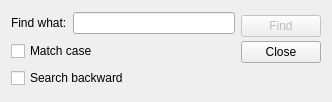
<?xml version="1.0" encoding="UTF-8"?>
<ui version="4.0">
 <class>FindDialog</class>
 <widget class="QDialog" name="FindDialog">
  <property name="geometry">
   <rect>
    <x>0</x>
    <y>0</y>
    <width>332</width>
    <height>102</height>
   </rect>
  </property>
  <property name="sizePolicy">
   <sizepolicy hsizetype="Preferred" vsizetype="Preferred">
    <horstretch>0</horstretch>
    <verstretch>0</verstretch>
   </sizepolicy>
  </property>
  <property name="windowTitle">
   <string>Find</string>
  </property>
  <property name="layoutDirection">
   <enum>Qt::LayoutDirection::LeftToRight</enum>
  </property>
  <property name="sizeGripEnabled">
   <bool>false</bool>
  </property>
  <property name="modal">
   <bool>false</bool>
  </property>
  <layout class="QHBoxLayout" name="horizontalLayout_3">
   <item>
    <layout class="QHBoxLayout" name="mainLayout">
     <property name="sizeConstraint">
      <enum>QLayout::SizeConstraint::SetDefaultConstraint</enum>
     </property>
     <item>
      <layout class="QVBoxLayout" name="leftLayout">
       <item>
        <layout class="QHBoxLayout" name="topLeftLayout">
         <item>
          <widget class="QLabel" name="label">
           <property name="text">
            <string>Find what:</string>
           </property>
          </widget>
         </item>
         <item>
          <widget class="QLineEdit" name="lineEdit"/>
         </item>
        </layout>
       </item>
       <item>
        <widget class="QCheckBox" name="caseCheckBox">
         <property name="text">
          <string>Match case</string>
         </property>
        </widget>
       </item>
       <item>
        <widget class="QCheckBox" name="backwardCheckBox">
         <property name="text">
          <string>Search backward</string>
         </property>
        </widget>
       </item>
      </layout>
     </item>
     <item>
      <layout class="QVBoxLayout" name="rightLayout">
       <property name="spacing">
        <number>0</number>
       </property>
       <property name="sizeConstraint">
        <enum>QLayout::SizeConstraint::SetDefaultConstraint</enum>
       </property>
       <property name="topMargin">
        <number>0</number>
       </property>
       <property name="bottomMargin">
        <number>23</number>
       </property>
       <item>
        <widget class="QPushButton" name="findButton">
         <property name="enabled">
          <bool>false</bool>
         </property>
         <property name="text">
          <string>Find</string>
         </property>
         <property name="default">
          <bool>true</bool>
         </property>
        </widget>
       </item>
       <item>
        <widget class="QPushButton" name="closeButton">
         <property name="text">
          <string>Close</string>
         </property>
        </widget>
       </item>
      </layout>
     </item>
    </layout>
   </item>
  </layout>
 </widget>
 <layoutdefault spacing="6" margin="11"/>
 <tabstops>
  <tabstop>lineEdit</tabstop>
  <tabstop>findButton</tabstop>
  <tabstop>closeButton</tabstop>
  <tabstop>caseCheckBox</tabstop>
  <tabstop>backwardCheckBox</tabstop>
 </tabstops>
 <resources/>
 <connections/>
</ui>
